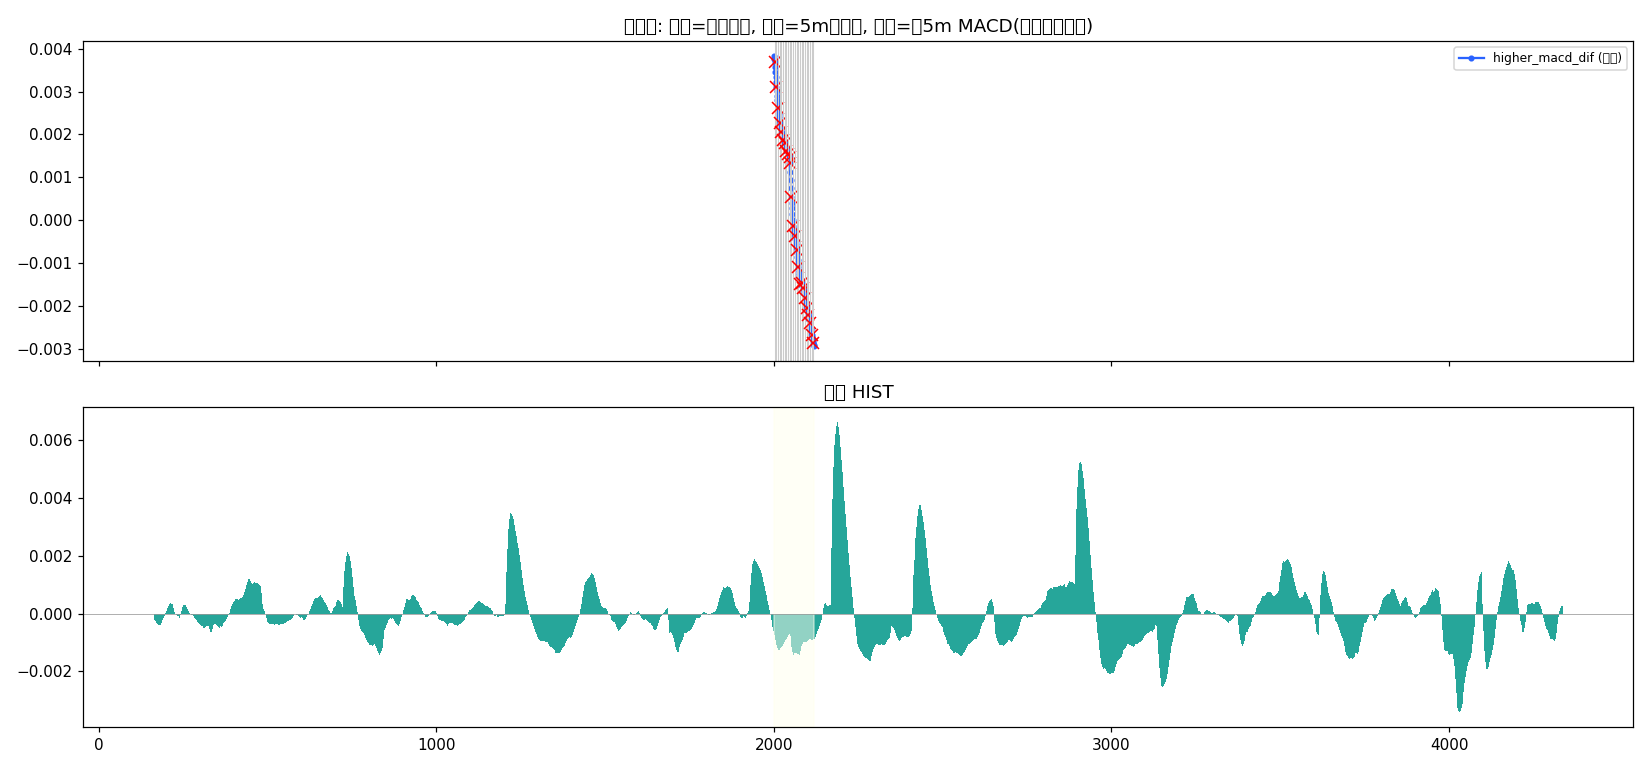

Python code for this plot:
# -*- coding: utf-8 -*-
"""验证改后的 apply_higher_macd_to_chart_data:
1. 桶末根严格等于真高周期 MACD;
2. 桶内逐根渐变(不再"连续 5 根一样")。
"""
import sys

sys.path.insert(0, "web/chanlun_chart")
sys.path.insert(0, "src")

import matplotlib

matplotlib.use("Agg")
import matplotlib.pyplot as plt
import numpy as np
import pandas as pd
import talib

from cl_app.services.chart_compute import apply_higher_macd_to_chart_data

df = pd.read_parquet("tests/fixtures/klines/a_SH_513100_1m.parquet").reset_index(drop=True)
closes = df["close"].tolist()
times = (df["date"].astype("int64") // 10**9).tolist()
n = len(closes)

chart_data = {"c": list(closes), "t": list(times)}
ok = apply_higher_macd_to_chart_data(chart_data, "1m", "a", {})
print(f"apply 返回: {ok},  bar 数: {n}")
fn_dif = np.array([np.nan if v is None else v for v in chart_data["higher_macd_dif"]])
fn_hist = np.array([np.nan if v is None else v for v in chart_data["higher_macd_hist"]])

# 桶划分: 5m
t = np.array(times, dtype=np.int64)
key = t // 300
boundaries = np.concatenate(([True], key[1:] != key[:-1]))
bucket_idx = np.cumsum(boundaries) - 1
bcount = int(bucket_idx[-1]) + 1
last_pos = np.zeros(bcount, dtype=np.int64)
last_pos[bucket_idx] = np.arange(n)
htf_closes = np.array(closes, dtype=float)[last_pos]
ref_dif, _, ref_hist = talib.MACD(htf_closes, 12, 26, 9)

# 1. 桶末根 vs 真 5m MACD
last_bars = last_pos  # 每桶最后一根 1m 的下标
mask = ~np.isnan(ref_dif)
d = fn_dif[last_bars][mask] - np.round(ref_dif[mask], 6)
print(f"桶末根 dif vs 真5m MACD   max|diff| = {np.nanmax(np.abs(d)):.2e}  (应≈0)")

# 2. 桶内是否仍有"连续 5 根一样"
seg_dup = 0
for b in range(bcount):
    members = np.where(bucket_idx == b)[0]
    vals = fn_dif[members]
    vals = vals[~np.isnan(vals)]
    if len(vals) >= 2 and len(set(np.round(vals, 6))) == 1:
        seg_dup += 1
print(f"5m 桶总数: {bcount},  桶内值全相同(staircase)的桶数: {seg_dup}  (应=0)")

# 画图: 放大一段看桶内渐变
lo, hi = 2000, 2120
x = np.arange(lo, hi)
fig, ax = plt.subplots(2, 1, figsize=(15, 7), sharex=True)
ax[0].plot(x, fn_dif[lo:hi], "-o", ms=3, color="#2962FF", label="higher_macd_dif (改后)")
for b in np.unique(bucket_idx[lo:hi]):
    bl = last_pos[b]
    if lo <= bl < hi:
        ax[0].axvline(bl, color="#ccc", lw=0.7)
        ax[0].plot(bl, np.round(ref_dif[b], 6), "x", color="red", ms=8)
ax[0].set_title("放大段: 蓝点=逐根输出, 灰线=5m桶边界, 红叉=真5m MACD(应落在桶末根)")
ax[0].legend(fontsize=8)
ax[1].bar(np.arange(n), fn_hist, width=1.0, color="#26a69a")
ax[1].axhline(0, color="#999", lw=0.5)
ax[1].axvspan(lo, hi, color="#ffe", alpha=0.5)
ax[1].set_title("全段 HIST")
plt.tight_layout()
plt.savefig("ops/macd_htf_verify.png", dpi=110)
print("saved: ops/macd_htf_verify.png")
